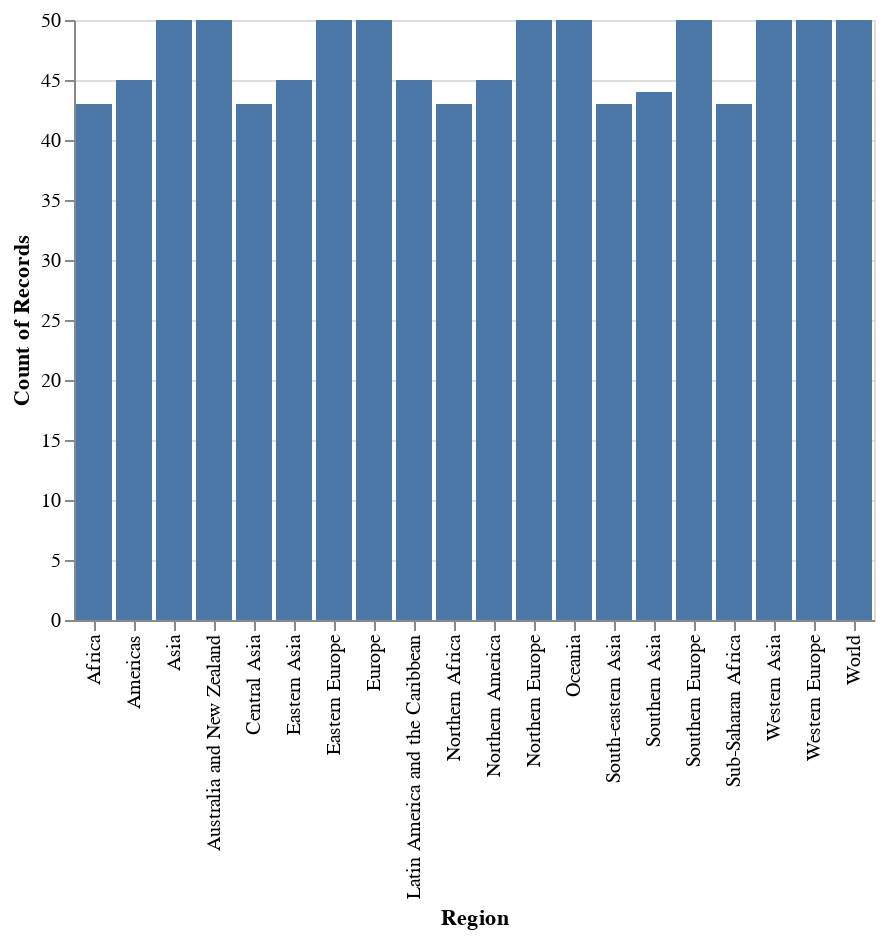

Write notebook code for a chart like this one.
### Markdown cell above
Below, we can see the different regions and continents in which observations were recorded. The regions are distributed relatively uniformly, with the regions with the most and least observations differing by less than 10 records.

### Code cell
alt.Chart(ghg).mark_bar().encode(
    x = alt.X('Region'),
    y= alt.Y('count()'),
)

### Figure 1 — Vega-Lite specification as saved in the notebook (floating-point values rounded to 4 significant figures; data arrays with more than 128 entries replaced by an {"elided": "..."} marker saying what was removed)
{"config": {"view": {"continuousWidth": 400, "continuousHeight": 300}}, "data": {"name": "data-8f5344d7b324653f8fd9cb9aa22fec5f"}, "mark": "bar", "encoding": {"x": {"field": "Region", "type": "nominal"}, "y": {"aggregate": "count", "type": "quantitative"}}, "$schema": "https://vega.github.io/schema/vega-lite/v4.17.0.json", "datasets": {"data-8f5344d7b324653f8fd9cb9aa22fec5f": {"elided": "939 records"}}}
